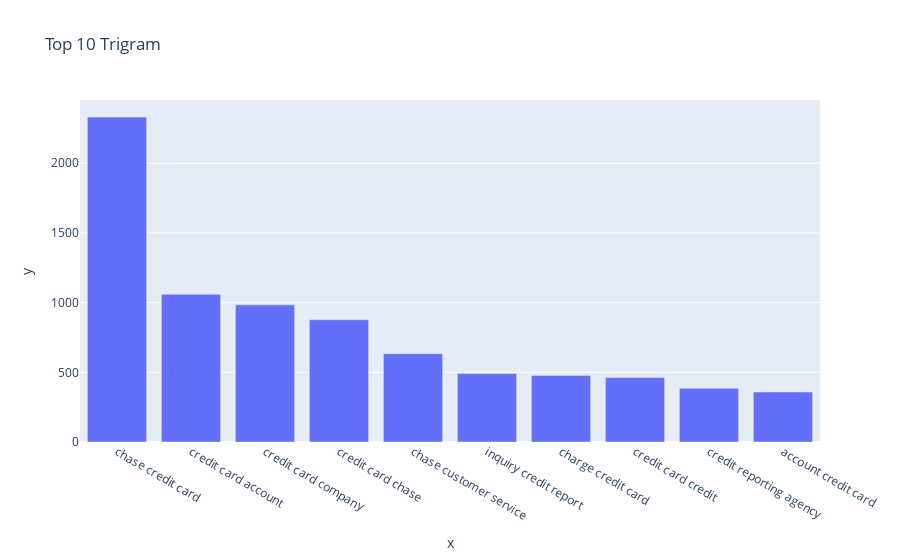

This figure's notebook cell:
### Code cell
#Print the top 10 words in the trigram frequency and plot the same using a bar graph
trigram = get_top_n_words(df_clean['Complaint_clean'], 3,10)
for word, freq in trigram:
    print(word, freq)
px.bar(x=[word for word, freq in trigram], y=[freq for word, freq in trigram], title='Top 10 Trigram')

### Figure 1 — Plotly figure (JSON) as saved in the notebook; plotly's stock layout.template omitted (floating-point values rounded to 4 significant figures)
{"data": [{"hovertemplate": "x=%{x}<br>y=%{y}<extra></extra>", "legendgroup": "", "marker": {"color": "#636efa", "pattern": {"shape": ""}}, "name": "", "orientation": "v", "showlegend": false, "textposition": "auto", "type": "bar", "x": ["chase credit card", "credit card account", "credit card company", "credit card chase", "chase customer service", "inquiry credit report", "charge credit card", "credit card credit", "credit reporting agency", "account credit card"], "xaxis": "x", "y": [2331, 1060, 984, 877, 634, 491, 478, 462, 385, 359], "yaxis": "y"}], "layout": {"barmode": "relative", "legend": {"tracegroupgap": 0}, "title": {"text": "Top 10 Trigram"}, "xaxis": {"anchor": "y", "domain": [0, 1], "title": {"text": "x"}}, "yaxis": {"anchor": "x", "domain": [0, 1], "title": {"text": "y"}}}}
